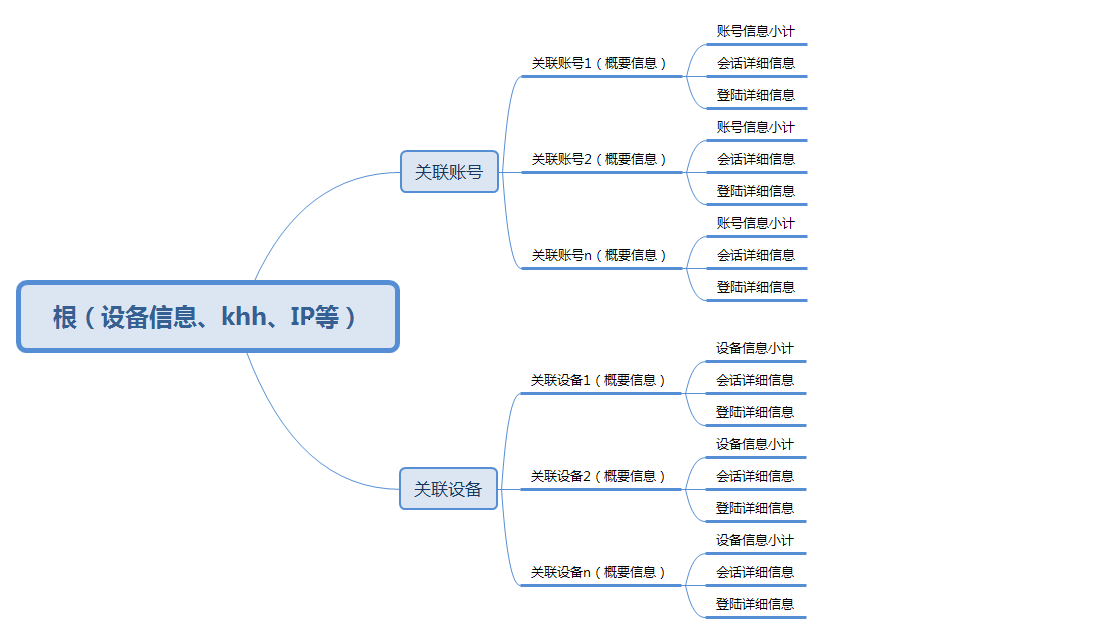
#> input picture src/Module/test.png, 1093 x 634 px
$ python test.py
#> lines starting #> are read from the running program, lines starting #| are printed output that depends on the picture
#!/usr/bin/env python3
# -*- coding: utf-8 -*-

from PIL import Image

im = Image.open('test.png')
#> im is the input picture: PIL image 1093x634 RGBA; mean R, G, B, A 245.8, 247.6, 249.9, 255
# im.show() # 系统打开图片
print(im.format, im.size, im.mode)
#| PNG (1093, 634) RGBA
im = im.convert('RGB')  # 解决 OSError: cannot write mode RGBA as JPEG
#> im: PIL image 1093x634 RGB
# PNG (400, 300) RGB
# PNG (1093, 634) RGBA

im.thumbnail((800, 800))
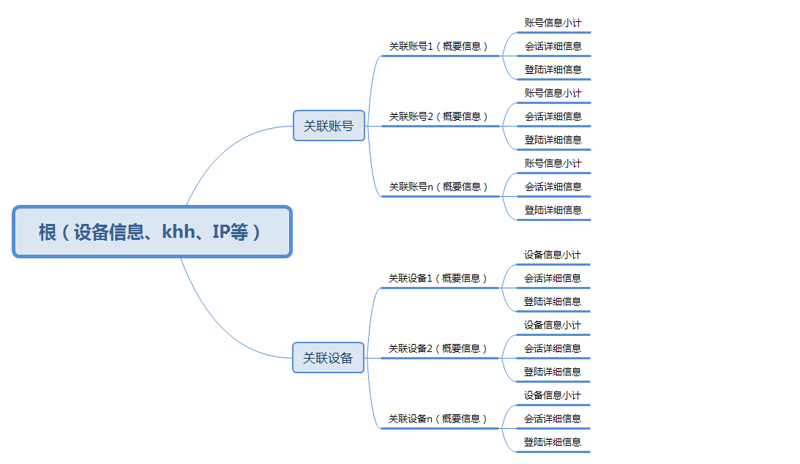
#> im: PIL image 800x464 RGB; mean R, G, B 245.6, 247.4, 249.8
im.save('thumb.jpg', 'JPEG')
im2 = Image.open('thumb.jpg')
im2.show() # 系统打开图片
